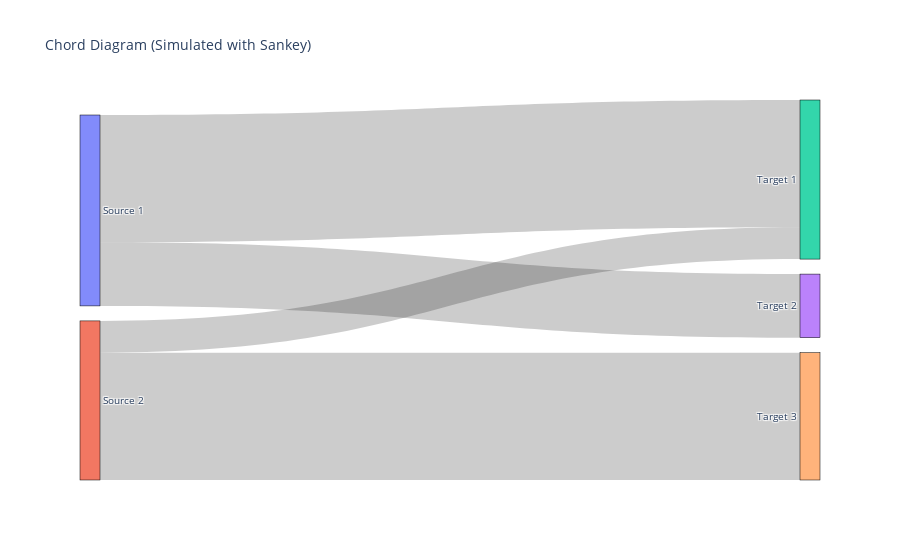

Notebook code cell kept with this figure:
### Code cell
import plotly.graph_objects as go

# Define data for Sankey (simulating a chord diagram)
fig = go.Figure(go.Sankey(
    node=dict(
      pad=15,
      thickness=20,
      line=dict(color="black", width=0.5),
      label=["Source 1", "Source 2", "Target 1", "Target 2", "Target 3"]
    ),
    link=dict(
      source=[0, 0, 1, 1],  # Sources of links
      target=[2, 3, 2, 4],  # Targets of links
      value=[8, 4, 2, 8]    # Flow values
  )))

# Add layout configurations
fig.update_layout(title_text="Chord Diagram (Simulated with Sankey)", font_size=10)

# Show interactive chart
fig.show()

### Figure 1 — Plotly figure (JSON) as saved in the notebook; plotly's stock layout.template omitted (floating-point values rounded to 4 significant figures)
{"data": [{"link": {"source": [0, 0, 1, 1], "target": [2, 3, 2, 4], "value": [8, 4, 2, 8]}, "node": {"label": ["Source 1", "Source 2", "Target 1", "Target 2", "Target 3"], "line": {"color": "black", "width": 0.5}, "pad": 15, "thickness": 20}, "type": "sankey"}], "layout": {"font": {"size": 10}, "title": {"text": "Chord Diagram (Simulated with Sankey)"}}}
